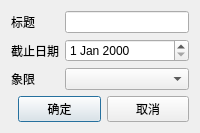
<?xml version="1.0" encoding="UTF-8"?>
<ui version="4.0">
 <class>AddTaskDialog</class>
 <widget class="QDialog" name="AddTaskDialog">
  <property name="windowTitle">
   <string>添加任务</string>
  </property>
  <layout class="QFormLayout" name="formLayout">
   <item row="0" column="0">
    <widget class="QLabel" name="labelTitle">
     <property name="text">
      <string>标题</string>
     </property>
    </widget>
   </item>
   <item row="0" column="1">
    <widget class="QLineEdit" name="editTitle"/>
   </item>
   <item row="1" column="0">
    <widget class="QLabel" name="labelDue">
     <property name="text">
      <string>截止日期</string>
     </property>
    </widget>
   </item>
   <item row="1" column="1">
    <widget class="QDateEdit" name="dateDue"/>
   </item>
   <item row="2" column="0">
    <widget class="QLabel" name="labelQuadrant">
     <property name="text">
      <string>象限</string>
     </property>
    </widget>
   </item>
   <item row="2" column="1">
    <widget class="QComboBox" name="comboQuadrant"/>
   </item>
   <item row="3" column="0" colspan="2">
    <layout class="QHBoxLayout" name="buttonLayout">
     <item>
      <spacer name="horizontalSpacer">
       <property name="orientation">
        <enum>Qt::Horizontal</enum>
       </property>
      </spacer>
     </item>
     <item>
      <widget class="QPushButton" name="btnOk">
       <property name="text">
        <string>确定</string>
       </property>
      </widget>
     </item>
     <item>
      <widget class="QPushButton" name="btnCancel">
       <property name="text">
        <string>取消</string>
       </property>
      </widget>
     </item>
    </layout>
   </item>
  </layout>
 </widget>
 <resources/>
 <connections/>
</ui>
